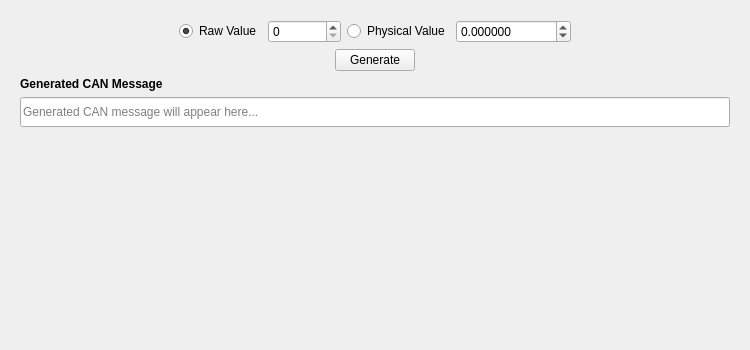
<?xml version="1.0" encoding="UTF-8"?>
<ui version="4.0">
    <class>GeneratorWidget</class>
    <widget class="QWidget" name="GeneratorWidget">
        <property name="geometry">
            <rect>
                <x>0</x>
                <y>0</y>
                <width>750</width>
                <height>350</height>
            </rect>
        </property>
        <property name="sizePolicy">
            <sizepolicy hsizetype="Preferred" vsizetype="Expanding">
                <horstretch>0</horstretch>
                <verstretch>0</verstretch>
            </sizepolicy>
        </property>
        <layout class="QVBoxLayout" name="verticalLayout">
            <!-- 内容容器 -->
            <item>
                <widget class="QWidget" name="contentWidget" native="true">
                    <layout class="QGridLayout" name="gridLayout">
                        <!-- 第 0 行：Raw Value、Physical Value -->
                        <item row="0" column="2">
                            <widget class="QRadioButton" name="radioRaw">
                                <property name="text">
                                    <string>Raw Value</string>
                                </property>
                                <property name="checked">
                                    <bool>true</bool>
                                </property>
                            </widget>
                        </item>
                        <item row="0" column="3">
                            <widget class="QSpinBox" name="spinRaw">
                                <property name="minimum">
                                    <number>0</number>
                                </property>
                                <property name="value">
                                    <number>0</number>
                                </property>
                                <property name="maximum">
                                    <number>999999</number>
                                </property>
                            </widget>
                        </item>
                        <item row="0" column="4">
                            <widget class="QRadioButton" name="radioPhysical">
                                <property name="text">
                                    <string>Physical Value</string>
                                </property>
                            </widget>
                        </item>
                        <item row="0" column="5">
                            <widget class="QDoubleSpinBox" name="spinPhysical">
                                <property name="decimals">
                                    <number>6</number>
                                </property>
                                <property name="minimum">
                                    <double>-1000000.000000</double>
                                </property>
                                <property name="maximum">
                                    <double>1000000.000000</double>
                                </property>
                                <property name="value">
                                    <double>0.000000</double>
                                </property>
                            </widget>
                        </item>

                        <!-- 第 1 行：Generate 按钮 -->
                        <item row="1" column="0" colspan="8" alignment="Qt::AlignHCenter">
                            <widget class="QPushButton" name="btnGenerate">
                                <property name="sizePolicy">
                                    <sizepolicy hsizetype="Preferred" vsizetype="Fixed">
                                        <horstretch>0</horstretch>
                                        <verstretch>0</verstretch>
                                    </sizepolicy>
                                </property>
                                <property name="text">
                                    <string>Generate</string>
                                </property>
                            </widget>
                        </item>

                        <!-- 第 2 行：结果标签 -->
                        <item row="2" column="0" colspan="8">
                            <widget class="QLabel" name="labelResult">
                                <property name="text">
                                    <string>Generated CAN Message</string>
                                </property>
                                <property name="font">
                                    <font>
                                        <weight>75</weight>
                                        <bold>true</bold>
                                    </font>
                                </property>
                            </widget>
                        </item>

                        <!-- 第 3 行：结果显示框 -->
                        <item row="3" column="0" colspan="8">
                            <widget class="QLineEdit" name="editResult">
                                <property name="readOnly">
                                    <bool>true</bool>
                                </property>
                                <property name="placeholderText">
                                    <string>Generated CAN message will appear here...</string>
                                </property>
                                <property name="sizePolicy">
                                    <sizepolicy hsizetype="Expanding" vsizetype="Fixed">
                                        <horstretch>0</horstretch>
                                        <verstretch>0</verstretch>
                                    </sizepolicy>
                                </property>
                                <property name="minimumSize">
                                    <size>
                                        <width>0</width>
                                        <height>30</height>
                                    </size>
                                </property>
                                <property name="maximumSize">
                                    <size>
                                        <width>16777215</width>
                                        <height>30</height>
                                    </size>
                                </property>
                            </widget>
                        </item>
                    </layout>
                </widget>
            </item>

            <!-- 底部 Spacer（吸收所有剩余垂直空间） -->
            <item>
                <spacer name="bottomSpacer">
                    <property name="orientation">
                        <enum>Qt::Vertical</enum>
                    </property>
                    <property name="sizeHint" stdset="0">
                        <size>
                            <width>20</width>
                            <height>0</height>
                        </size>
                    </property>
                    <property name="sizePolicy">
                        <sizepolicy hsizetype="Minimum" vsizetype="Expanding">
                            <horstretch>0</horstretch>
                            <verstretch>1</verstretch>
                        </sizepolicy>
                    </property>
                </spacer>
            </item>
        </layout>
    </widget>
    <resources/>
    <connections/>
</ui>
